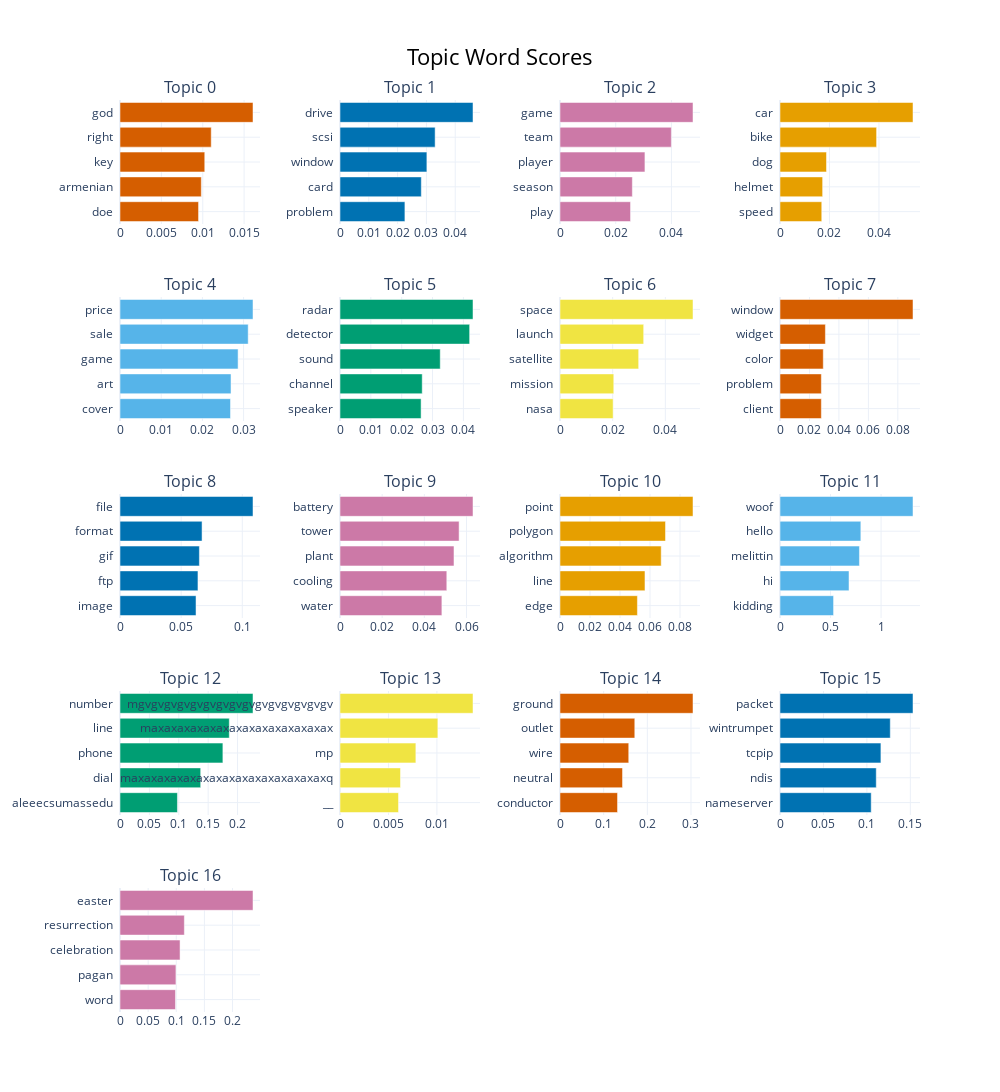

The code cell stored with this chart in its notebook:
### Code cell
bertopic_model_18.visualize_barchart(top_n_topics=18)

### Figure 1 — Plotly figure (JSON) as saved in the notebook; plotly's stock layout.template omitted (floating-point values rounded to 4 significant figures)
{"data": [{"marker": {"color": "#D55E00"}, "orientation": "h", "type": "bar", "x": [0.009493, 0.009826, 0.01024, 0.01103, 0.01607], "xaxis": "x", "y": ["doe  ", "armenian  ", "key  ", "right  ", "god  "], "yaxis": "y"}, {"marker": {"color": "#0072B2"}, "orientation": "h", "type": "bar", "x": [0.02253, 0.02823, 0.03017, 0.03303, 0.04617], "xaxis": "x2", "y": ["problem  ", "card  ", "window  ", "scsi  ", "drive  "], "yaxis": "y2"}, {"marker": {"color": "#CC79A7"}, "orientation": "h", "type": "bar", "x": [0.02533, 0.02598, 0.0305, 0.03998, 0.04775], "xaxis": "x3", "y": ["play  ", "season  ", "player  ", "team  ", "game  "], "yaxis": "y3"}, {"marker": {"color": "#E69F00"}, "orientation": "h", "type": "bar", "x": [0.01688, 0.01723, 0.0188, 0.03905, 0.05376], "xaxis": "x4", "y": ["speed  ", "helmet  ", "dog  ", "bike  ", "car  "], "yaxis": "y4"}, {"marker": {"color": "#56B4E9"}, "orientation": "h", "type": "bar", "x": [0.02683, 0.02695, 0.02867, 0.03112, 0.03229], "xaxis": "x5", "y": ["cover  ", "art  ", "game  ", "sale  ", "price  "], "yaxis": "y5"}, {"marker": {"color": "#009E73"}, "orientation": "h", "type": "bar", "x": [0.02629, 0.02666, 0.0325, 0.04203, 0.04312], "xaxis": "x6", "y": ["speaker  ", "channel  ", "sound  ", "detector  ", "radar  "], "yaxis": "y6"}, {"marker": {"color": "#F0E442"}, "orientation": "h", "type": "bar", "x": [0.02018, 0.02042, 0.02987, 0.03178, 0.05051], "xaxis": "x7", "y": ["nasa  ", "mission  ", "satellite  ", "launch  ", "space  "], "yaxis": "y7"}, {"marker": {"color": "#D55E00"}, "orientation": "h", "type": "bar", "x": [0.02807, 0.02808, 0.02938, 0.03082, 0.0903], "xaxis": "x8", "y": ["client  ", "problem  ", "color  ", "widget  ", "window  "], "yaxis": "y8"}, {"marker": {"color": "#0072B2"}, "orientation": "h", "type": "bar", "x": [0.06216, 0.06375, 0.06491, 0.0671, 0.1088], "xaxis": "x9", "y": ["image  ", "ftp  ", "gif  ", "format  ", "file  "], "yaxis": "y9"}, {"marker": {"color": "#CC79A7"}, "orientation": "h", "type": "bar", "x": [0.04832, 0.05065, 0.05406, 0.05648, 0.06307], "xaxis": "x10", "y": ["water  ", "cooling  ", "plant  ", "tower  ", "battery  "], "yaxis": "y10"}, {"marker": {"color": "#E69F00"}, "orientation": "h", "type": "bar", "x": [0.05161, 0.05665, 0.06746, 0.07033, 0.08866], "xaxis": "x11", "y": ["edge  ", "line  ", "algorithm  ", "polygon  ", "point  "], "yaxis": "y11"}, {"marker": {"color": "#56B4E9"}, "orientation": "h", "type": "bar", "x": [0.53, 0.6828, 0.786, 0.8, 1.316], "xaxis": "x12", "y": ["kidding  ", "hi  ", "melittin  ", "hello  ", "woof  "], "yaxis": "y12"}, {"marker": {"color": "#009E73"}, "orientation": "h", "type": "bar", "x": [0.09773, 0.1372, 0.175, 0.1859, 0.2263], "xaxis": "x13", "y": ["aleeecsumassedu  ", "dial  ", "phone  ", "line  ", "number  "], "yaxis": "y13"}, {"marker": {"color": "#F0E442"}, "orientation": "h", "type": "bar", "x": [0.006039, 0.006242, 0.007829, 0.0101, 0.01372], "xaxis": "x14", "y": ["__  ", "maxaxaxaxaxaxaxaxaxaxaxaxaxaxaxq  ", "mp  ", "maxaxaxaxaxaxaxaxaxaxaxaxaxax  ", "mgvgvgvgvgvgvgvgvgvgvgvgvgvgvgv  "], "yaxis": "y14"}, {"marker": {"color": "#D55E00"}, "orientation": "h", "type": "bar", "x": [0.1317, 0.1432, 0.1574, 0.1713, 0.3046], "xaxis": "x15", "y": ["conductor  ", "neutral  ", "wire  ", "outlet  ", "ground  "], "yaxis": "y15"}, {"marker": {"color": "#0072B2"}, "orientation": "h", "type": "bar", "x": [0.105, 0.1108, 0.1161, 0.1269, 0.1531], "xaxis": "x16", "y": ["nameserver  ", "ndis  ", "tcpip  ", "wintrumpet  ", "packet  "], "yaxis": "y16"}, {"marker": {"color": "#CC79A7"}, "orientation": "h", "type": "bar", "x": [0.09861, 0.09943, 0.1068, 0.1144, 0.2364], "xaxis": "x17", "y": ["word  ", "pagan  ", "celebration  ", "resurrection  ", "easter  "], "yaxis": "y17"}], "layout": {"annotations": [{"font": {"size": 16}, "showarrow": false, "text": "Topic 0", "x": 0.0875, "xanchor": "center", "xref": "paper", "y": 1.0, "yanchor": "bottom", "yref": "paper"}, {"font": {"size": 16}, "showarrow": false, "text": "Topic 1", "x": 0.3625, "xanchor": "center", "xref": "paper", "y": 1.0, "yanchor": "bottom", "yref": "paper"}, {"font": {"size": 16}, "showarrow": false, "text": "Topic 2", "x": 0.6375, "xanchor": "center", "xref": "paper", "y": 1.0, "yanchor": "bottom", "yref": "paper"}, {"font": {"size": 16}, "showarrow": false, "text": "Topic 3", "x": 0.9125, "xanchor": "center", "xref": "paper", "y": 1.0, "yanchor": "bottom", "yref": "paper"}, {"font": {"size": 16}, "showarrow": false, "text": "Topic 4", "x": 0.0875, "xanchor": "center", "xref": "paper", "y": 0.784, "yanchor": "bottom", "yref": "paper"}, {"font": {"size": 16}, "showarrow": false, "text": "Topic 5", "x": 0.3625, "xanchor": "center", "xref": "paper", "y": 0.784, "yanchor": "bottom", "yref": "paper"}, {"font": {"size": 16}, "showarrow": false, "text": "Topic 6", "x": 0.6375, "xanchor": "center", "xref": "paper", "y": 0.784, "yanchor": "bottom", "yref": "paper"}, {"font": {"size": 16}, "showarrow": false, "text": "Topic 7", "x": 0.9125, "xanchor": "center", "xref": "paper", "y": 0.784, "yanchor": "bottom", "yref": "paper"}, {"font": {"size": 16}, "showarrow": false, "text": "Topic 8", "x": 0.0875, "xanchor": "center", "xref": "paper", "y": 0.568, "yanchor": "bottom", "yref": "paper"}, {"font": {"size": 16}, "showarrow": false, "text": "Topic 9", "x": 0.3625, "xanchor": "center", "xref": "paper", "y": 0.568, "yanchor": "bottom", "yref": "paper"}, {"font": {"size": 16}, "showarrow": false, "text": "Topic 10", "x": 0.6375, "xanchor": "center", "xref": "paper", "y": 0.568, "yanchor": "bottom", "yref": "paper"}, {"font": {"size": 16}, "showarrow": false, "text": "Topic 11", "x": 0.9125, "xanchor": "center", "xref": "paper", "y": 0.568, "yanchor": "bottom", "yref": "paper"}, {"font": {"size": 16}, "showarrow": false, "text": "Topic 12", "x": 0.0875, "xanchor": "center", "xref": "paper", "y": 0.352, "yanchor": "bottom", "yref": "paper"}, {"font": {"size": 16}, "showarrow": false, "text": "Topic 13", "x": 0.3625, "xanchor": "center", "xref": "paper", "y": 0.352, "yanchor": "bottom", "yref": "paper"}, {"font": {"size": 16}, "showarrow": false, "text": "Topic 14", "x": 0.6375, "xanchor": "center", "xref": "paper", "y": 0.352, "yanchor": "bottom", "yref": "paper"}, {"font": {"size": 16}, "showarrow": false, "text": "Topic 15", "x": 0.9125, "xanchor": "center", "xref": "paper", "y": 0.352, "yanchor": "bottom", "yref": "paper"}, {"font": {"size": 16}, "showarrow": false, "text": "Topic 16", "x": 0.0875, "xanchor": "center", "xref": "paper", "y": 0.136, "yanchor": "bottom", "yref": "paper"}], "height": 1250, "hoverlabel": {"bgcolor": "white", "font": {"family": "Rockwell", "size": 16}}, "showlegend": false, "title": {"font": {"color": "Black", "size": 22}, "text": "Topic Word Scores", "x": 0.5, "xanchor": "center", "yanchor": "top"}, "width": 1000, "xaxis": {"anchor": "y", "domain": [0, 0.175], "showgrid": true}, "xaxis10": {"anchor": "y10", "domain": [0.275, 0.45], "showgrid": true}, "xaxis11": {"anchor": "y11", "domain": [0.55, 0.725], "showgrid": true}, "xaxis12": {"anchor": "y12", "domain": [0.825, 1], "showgrid": true}, "xaxis13": {"anchor": "y13", "domain": [0, 0.175], "showgrid": true}, "xaxis14": {"anchor": "y14", "domain": [0.275, 0.45], "showgrid": true}, "xaxis15": {"anchor": "y15", "domain": [0.55, 0.725], "showgrid": true}, "xaxis16": {"anchor": "y16", "domain": [0.825, 1], "showgrid": true}, "xaxis17": {"anchor": "y17", "domain": [0, 0.175], "showgrid": true}, "xaxis18": {"anchor": "y18", "domain": [0.275, 0.45], "showgrid": true}, "xaxis19": {"anchor": "y19", "domain": [0.55, 0.725], "showgrid": true}, "xaxis2": {"anchor": "y2", "domain": [0.275, 0.45], "showgrid": true}, "xaxis20": {"anchor": "y20", "domain": [0.825, 1], "showgrid": true}, "xaxis3": {"anchor": "y3", "domain": [0.55, 0.725], "showgrid": true}, "xaxis4": {"anchor": "y4", "domain": [0.825, 1], "showgrid": true}, "xaxis5": {"anchor": "y5", "domain": [0, 0.175], "showgrid": true}, "xaxis6": {"anchor": "y6", "domain": [0.275, 0.45], "showgrid": true}, "xaxis7": {"anchor": "y7", "domain": [0.55, 0.725], "showgrid": true}, "xaxis8": {"anchor": "y8", "domain": [0.825, 1], "showgrid": true}, "xaxis9": {"anchor": "y9", "domain": [0, 0.175], "showgrid": true}, "yaxis": {"anchor": "x", "domain": [0.864, 1.0], "showgrid": true}, "yaxis10": {"anchor": "x10", "domain": [0.432, 0.568], "showgrid": true}, "yaxis11": {"anchor": "x11", "domain": [0.432, 0.568], "showgrid": true}, "yaxis12": {"anchor": "x12", "domain": [0.432, 0.568], "showgrid": true}, "yaxis13": {"anchor": "x13", "domain": [0.216, 0.352], "showgrid": true}, "yaxis14": {"anchor": "x14", "domain": [0.216, 0.352], "showgrid": true}, "yaxis15": {"anchor": "x15", "domain": [0.216, 0.352], "showgrid": true}, "yaxis16": {"anchor": "x16", "domain": [0.216, 0.352], "showgrid": true}, "yaxis17": {"anchor": "x17", "domain": [0, 0.136], "showgrid": true}, "yaxis18": {"anchor": "x18", "domain": [0, 0.136], "showgrid": true}, "yaxis19": {"anchor": "x19", "domain": [0, 0.136], "showgrid": true}, "yaxis2": {"anchor": "x2", "domain": [0.864, 1.0], "showgrid": true}, "yaxis20": {"anchor": "x20", "domain": [0, 0.136], "showgrid": true}, "yaxis3": {"anchor": "x3", "domain": [0.864, 1.0], "showgrid": true}, "yaxis4": {"anchor": "x4", "domain": [0.864, 1.0], "showgrid": true}, "yaxis5": {"anchor": "x5", "domain": [0.648, 0.784], "showgrid": true}, "yaxis6": {"anchor": "x6", "domain": [0.648, 0.784], "showgrid": true}, "yaxis7": {"anchor": "x7", "domain": [0.648, 0.784], "showgrid": true}, "yaxis8": {"anchor": "x8", "domain": [0.648, 0.784], "showgrid": true}, "yaxis9": {"anchor": "x9", "domain": [0.432, 0.568], "showgrid": true}}}
